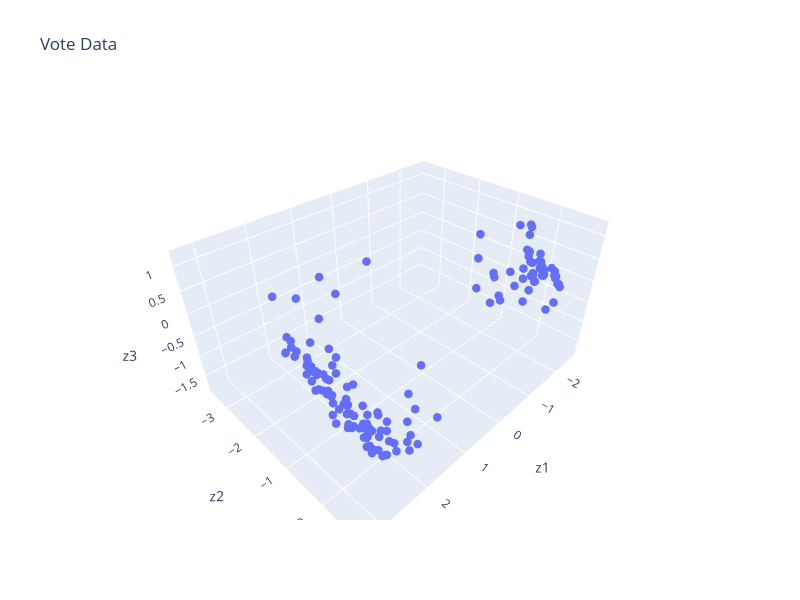

The cell this chart's notebook holds for it:
### Code cell
fig = px.scatter_3d(vote_2d, x='z1', y='z2', z='z3', title='Vote Data', width=800, height=600)
fig.update_traces(marker=dict(size=5))

### Figure 1 — Plotly figure (JSON) as saved in the notebook; plotly's stock layout.template omitted (floating-point values rounded to 4 significant figures; data arrays with more than 128 entries replaced by an {"elided": "..."} marker saying what was removed)
{"data": [{"hovertemplate": "z1=%{x}<br>z2=%{y}<br>z3=%{z}<extra></extra>", "legendgroup": "", "marker": {"color": "#636efa", "size": 5, "symbol": "circle"}, "mode": "markers", "name": "", "scene": "scene", "showlegend": false, "type": "scatter3d", "x": {"elided": "441 float values"}, "y": {"elided": "441 float values"}, "z": {"elided": "441 float values"}}], "layout": {"height": 600, "legend": {"tracegroupgap": 0}, "scene": {"domain": {"x": [0, 1], "y": [0, 1]}, "xaxis": {"title": {"text": "z1"}}, "yaxis": {"title": {"text": "z2"}}, "zaxis": {"title": {"text": "z3"}}}, "title": {"text": "Vote Data"}, "width": 800}}
